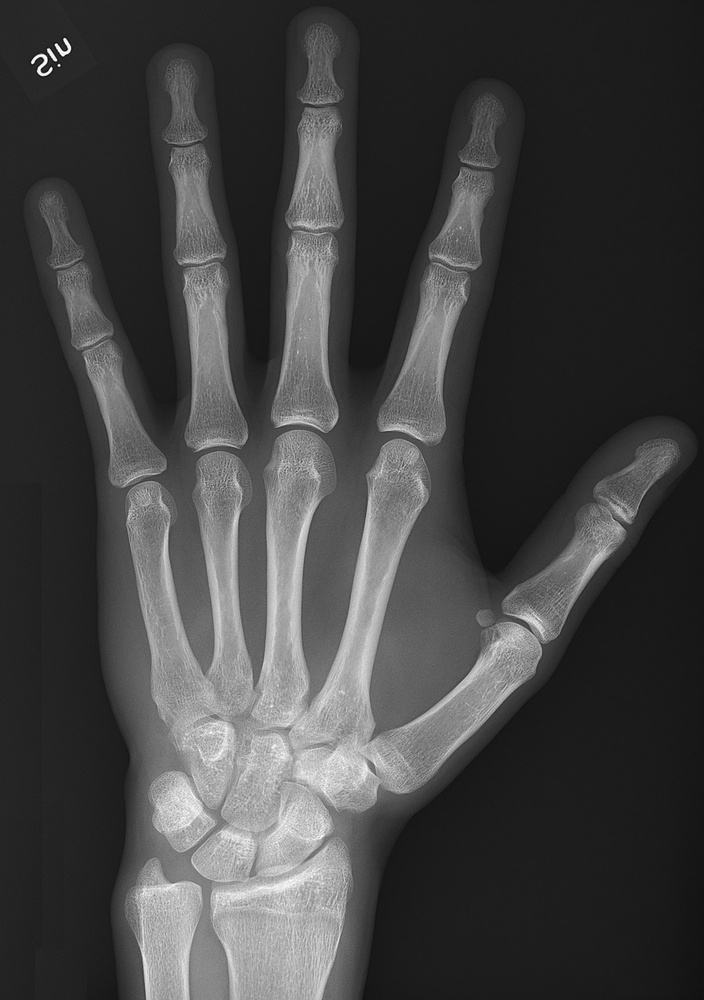
#> input picture images/1200px-X-ray_of_normal_hand_by_dorsoplantar_projection.jpg, 704 x 1000 px, shrunk from 1200 x 1704 before the run
$ jupyter execute biomedia_filters_01_gaussian.ipynb   (shell and % lines are left out)
#> lines starting #> are read from the running program, lines starting #| are printed output that depends on the picture
<div class="alert alert-block alert-info">
Visit the <a href="https://github.com/engs1258/biomedical-image-analysis-notebooks/wiki">wiki</a> pages to find some additional documentation and instructions on how view an interactive verson of these notebooks using binder.</div>

---

[cell 1]
import math
import numpy as np
import matplotlib.pyplot as plt


from skimage import io
from skimage import filters

## Apply a Gaussian smoothing filter to an image

Generate a Gaussian kernel

[cell 2]
A = np.zeros((12, 12))
A[1, 1] = 1
kernel = filters.gaussian(A, sigma=0.4)
kernel

<div class="alert alert-block alert-success"><b>Explore:</b> Try to generate a filter for a much larger value of sigma. Adjust the size of the kernel accordingly. Explore what happens when the filter is applied to pixels at the boundary of the image.</div>

[cell 3]
image = io.imread("../images/1200px-X-ray_of_normal_hand_by_dorsoplantar_projection.jpg")
#> image is the input picture: shape (1000, 704); min 8, max 255, mean 66.9

[cell 4]
filtered_image = filters.gaussian(image, sigma=8)
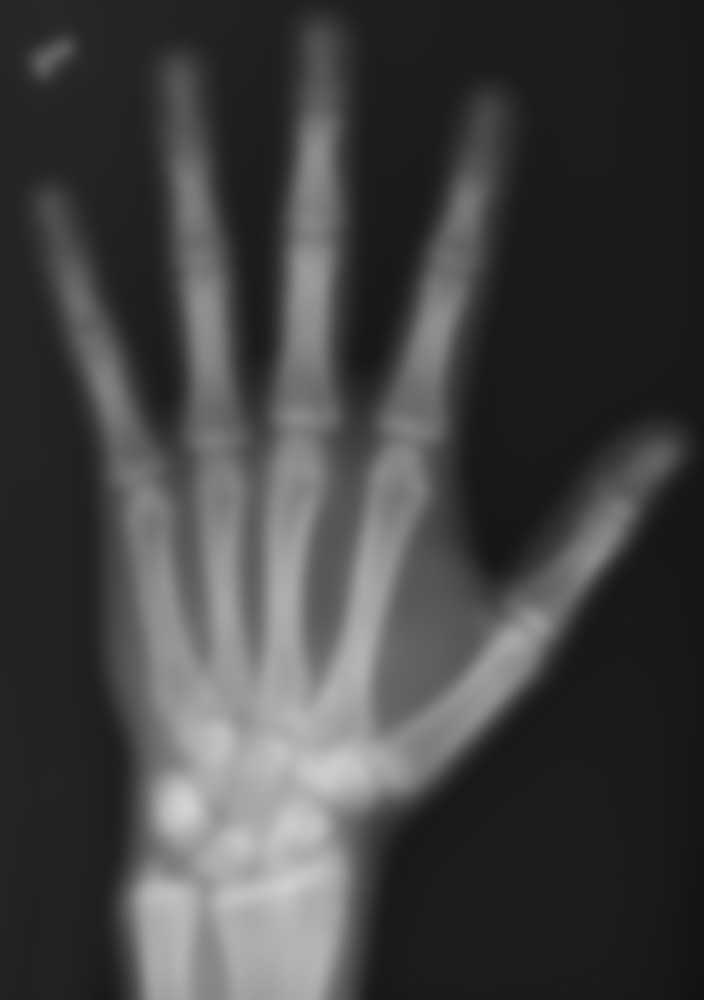
#> filtered_image: shape (1000, 704) float64; min 0.0746, max 0.826, mean 0.262

[cell 5]
fig, ax = plt.subplots(figsize=(15, 15))
plt.subplot(1, 2, 1)
plt.imshow(image, cmap='gray')
plt.subplot(1, 2, 2)
plt.imshow(filtered_image, cmap='gray')
plt.show()
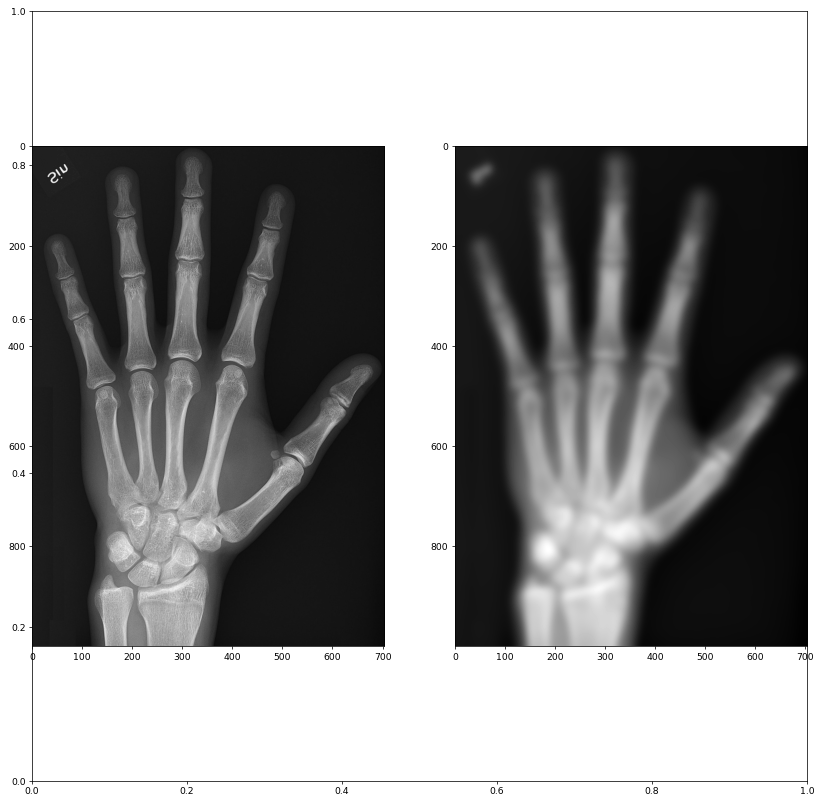
#> figure drawn by matplotlib, 2 panels
